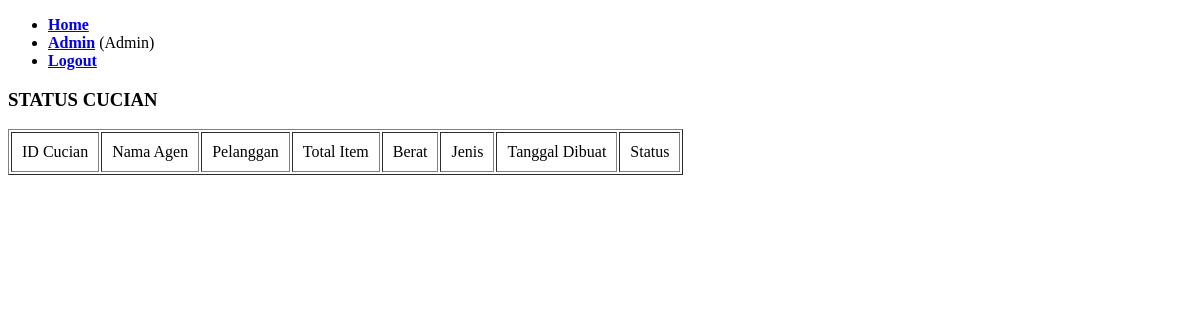
The page /status.php (signed in) on the database as committed earlier.
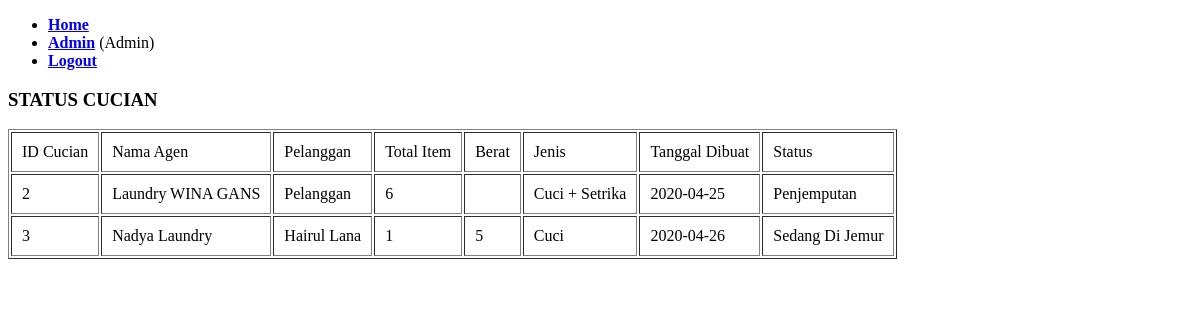
The same page on the database as committed later.
### tables this page shows
CREATE TABLE `cucian` (
  `id_cucian` int(11) NOT NULL,
  `id_agen` int(11) NOT NULL,
  `id_pelanggan` int(11) DEFAULT NULL,
  `tgl_mulai` date NOT NULL,
  `tgl_selesai` date NOT NULL,
  `jenis` varchar(15) DEFAULT NULL,
  `total_item` int(11) DEFAULT NULL,
  `berat` double DEFAULT NULL,
  `alamat` varchar(100) NOT NULL,
  `catatan` text NOT NULL,
  `status_cucian` varchar(20) DEFAULT NULL
);

CREATE TABLE `agen` (
  `id_agen` int(11) NOT NULL,
  `nama_laundry` varchar(30) DEFAULT NULL,
  `nama_pemilik` varchar(30) DEFAULT NULL,
  `telp` varchar(13) DEFAULT NULL,
  `email` varchar(30) DEFAULT NULL,
  `kota` varchar(20) DEFAULT NULL,
  `alamat` varchar(100) DEFAULT NULL,
  `plat_driver` varchar(12) DEFAULT NULL,
  `password` varchar(255) DEFAULT NULL
);

CREATE TABLE `pelanggan` (
  `id_pelanggan` int(11) NOT NULL,
  `nama` varchar(30) DEFAULT NULL,
  `email` varchar(30) DEFAULT NULL,
  `telp` varchar(13) DEFAULT NULL,
  `kota` varchar(20) DEFAULT NULL,
  `alamat` varchar(100) DEFAULT NULL,
  `password` varchar(255) DEFAULT NULL
);

### status.php (the view, shortened to what this page needs)
<?php
include 'connect-db.php';
if(isset($_SESSION["login-admin"]) && isset($_SESSION["admin"])){
    $login = "Admin";
}else if(isset($_SESSION["login-agen"]) && isset($_SESSION["agen"])){
    $idAgen = $_SESSION["agen"];
    $login = "Agen";
}else if (isset($_SESSION["login-pelanggan"]) && isset($_SESSION["pelanggan"])){
    $idPelanggan = $_SESSION["pelanggan"];
    $login = "Pelanggan";
}
?>
<!DOCTYPE html>
<html lang="en">
<head>
</head>
<body>
    <?php include 'header.php'; ?>
    <div id="body">
        <h3>STATUS CUCIAN</h3>
        <?php if ($login == "Admin") : $query = mysqli_query($connect, "SELECT * FROM cucian WHERE status_cucian != 'Selesai'"); ?>
            <table border=1 cellpadding=10>
                <tr>
                    <td>ID Cucian</td>
                    <td>Nama Agen</td>
                    <td>Pelanggan</td>
                    <td>Total Item</td>
                    <td>Berat</td>
                    <td>Jenis</td>
                    <td>Tanggal Dibuat</td>
                    <td>Status</td>
                </tr>
                <?php while ($cucian = mysqli_fetch_assoc($query)) : ?>
                <tr>
                    <td>
                        <?php
                            echo $idCucian = $cucian['id_cucian'];
                        ?>
                    </td>
                    <td>
                        <?php
                            $data = mysqli_query($connect, "SELECT agen.nama_laundry FROM cucian INNER JOIN agen ON agen.id_agen = cucian.id_agen WHERE id_cucian = $idCucian");
                            $data = mysqli_fetch_assoc($data);
                            echo $data["nama_laundry"];
                        ?>
                    </td>
                    <td>
                        <?php
                            $data = mysqli_query($connect, "SELECT pelanggan.nama FROM cucian INNER JOIN pelanggan ON pelanggan.id_pelanggan = cucian.id_pelanggan WHERE id_cucian = $idCucian");
                            $data = mysqli_fetch_assoc($data);
                            echo $data["nama"];
                        ?>
                    </td>
                    <td><?= $cucian["total_item"] ?></td>
                    <td><?= $cucian["berat"] ?></td>
                    <td><?= $cucian["jenis"] ?></td>
                    <td><?= $cucian["tgl_mulai"] ?></td>
                    <td><?= $cucian["status_cucian"] ?></td>
                </tr>
                <?php endwhile; ?>
            </table>
        <?php endif; ?>
    </div>
</body>
</html>

Rows that differ between the two databases and show on the page:
added cucian: id_cucian "2", id_agen.nama_laundry "Laundry WINA GANS", id_pelanggan.nama "Pelanggan", total_item "6", jenis "Cuci + Setrika", tgl_mulai "2020-04-25", status_cucian "Penjemputan"
added cucian: id_cucian "3", id_agen.nama_laundry "Nadya Laundry", id_pelanggan.nama "Hairul Lana", total_item "1", berat "5", jenis "Cuci", tgl_mulai "2020-04-26", status_cucian "Sedang Di Jemur"
